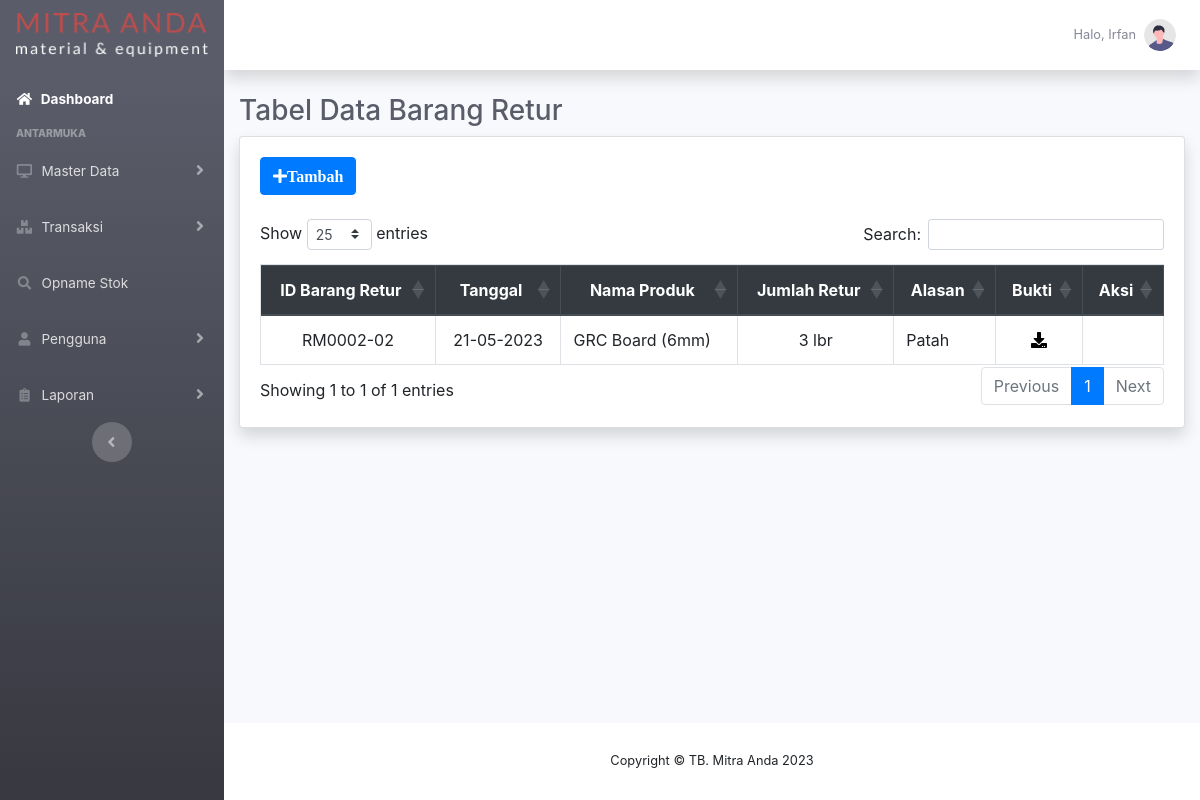
Page /php/modul/retur/databarangretur.php (signed in) on the committed database.
### tables this page shows
CREATE TABLE `tbretur` (
  `idBarangRetur` varchar(9) NOT NULL,
  `idDetailMasuk` varchar(8) NOT NULL,
  `tanggalRetur` date NOT NULL,
  `idProduk` int(11) NOT NULL,
  `jumlahRetur` int(11) NOT NULL,
  `Alasan` varchar(256) NOT NULL,
  `Bukti` mediumblob NOT NULL,
  `Format` varchar(100) NOT NULL,
  `Status` tinyint(1) NOT NULL
);

CREATE TABLE `tbproduk` (
  `idProduk` int(11) NOT NULL,
  `Produk` varchar(256) NOT NULL,
  `idSatuan` int(11) NOT NULL,
  `hargaJual` int(11) NOT NULL,
  `stokProduk` int(11) NOT NULL,
  `Status` tinyint(1) NOT NULL
);

CREATE TABLE `tbsatuan` (
  `idSatuan` int(11) NOT NULL,
  `Satuan` varchar(10) NOT NULL,
  `Status` tinyint(1) NOT NULL
);

### php/modul/retur/databarangretur.php (the view, shortened to what this page needs)
<?php
    require '../../fungsi.php';
?>
<!DOCTYPE html>
<html lang="en">
    <head>
        <link href="../../../vendor/fontawesome-free/css/all.min.css" rel="stylesheet" type="text/css">
        <link href="../../../css/sb-admin-2.css" rel="stylesheet">
        <link rel="stylesheet" href="https://maxcdn.bootstrapcdn.com/bootstrap/4.5.2/css/bootstrap.min.css">
        <link rel="stylesheet" type="text/css" href="https://cdnjs.cloudflare.com/ajax/libs/twitter-bootstrap/4.5.2/css/bootstrap.css">
        <link rel="stylesheet" type="text/css" href="https://cdn.datatables.net/1.13.4/css/dataTables.bootstrap4.min.css">
        <link rel="stylesheet" href="https://cdn.jsdelivr.net/npm/bootstrap-select@1.13.14/dist/css/bootstrap-select.min.css">
        <link rel="stylesheet" type="text/css" href="https://cdn.datatables.net/buttons/1.6.5/css/buttons.dataTables.min.css">
    </head>
    <body id="page-top">
        <div id="wrapper">
            <ul class="navbar-nav bg-gradient-dark sidebar sidebar-dark accordion" id="accordionSidebar">
                <a class="sidebar-brand d-flex align-items-center justify-content-center" href="../../index.php">
                    <img class="img-fluid" src="../../../assets/img/logotext.png"></img>
                </a>
                <li class="nav-item active">
                    <a class="nav-link" href="../../index.php">
                        <i class="fas fa-fw fa-home"></i>
                        <span>Dashboard</span></a>
                </li>
                <div class="sidebar-heading">
                    Antarmuka
                </div>
				<li class="nav-item">
					<a class="nav-link collapsed" href="#" data-toggle="collapse" data-target="#collapseMaster"
					aria-expanded="true" aria-controls="collapseMaster">
						<i class="fas fa-fw fa-desktop"></i>
						<span>Master Data</span>
					</a>
				</li>
                <li class="nav-item">
                    <a class="nav-link collapsed" href="#" data-toggle="collapse" data-target="#collapseStok"
                        aria-expanded="true" aria-controls="collapseStok">
                            <i class="fas fa-fw fa-boxes"></i>
                            <span>Transaksi</span>
                    </a>
                </li>
				 <?php
                    $jabatan=$_SESSION['Jabatan']=='Owner';
                    $jabatan2=$_SESSION['Jabatan']=='Checker';
                    if($jabatan OR $jabatan2){
                ?>
                <li class="nav-item">
                    <a class="nav-link" href="../opname/dataopname.php">
                    <i class="fas fa-fw fa-search"></i>
                    <span>Opname Stok</span></a>
                </li>
				 <?php
					}
                ?>
                <li class="nav-item">
                    <a class="nav-link collapsed" href="#" data-toggle="collapse" data-target="#collapsePengguna"
                    aria-expanded="true" aria-controls="collapsePengguna">
                        <i class="fas fa-fw fa-user"></i>
                        <span>Pengguna</span>
                    </a>
                </li>
				<li class="nav-item">
					<a class="nav-link collapsed" href="#" data-toggle="collapse" data-target="#collapseLaporan"
					aria-expanded="true" aria-controls="collapseLaporan">
						<i class="fas fa-fw fa-clipboard-list"></i>
						<span>Laporan</span>
					</a>
				</li>
                <div class="text-center d-none d-md-inline">
                    <button class="rounded-circle border-0" id="sidebarToggle"></button>
                </div>
            </ul>
            <div id="content-wrapper" class="d-flex flex-column">
                <div id="content">
                    <nav class="navbar navbar-expand navbar-light bg-white topbar mb-4 static-top shadow">
                        <ul class="navbar-nav ml-auto">
                            <li class="nav-item dropdown no-arrow">
                                <a class="nav-link dropdown-toggle" href="#" id="userDropdown" role="button"
                                    data-toggle="dropdown" aria-haspopup="true" aria-expanded="false">
                                    <span class="mr-2 d-none d-lg-inline text-gray-600 small"><?php echo 'Halo, '. $_SESSION['Nama'];?></span>
                                    <img class="img-profile rounded-circle"
                                        src="../../../assets/img/undraw_profile.svg">
                                </a>
                            </li>
                        </ul>
                    </nav>
                    <div class="container-fluid">
                        <h1 class="h3 mb-2 text-gray-800">Tabel Data Barang Retur</h1>
                        <div class="card shadow mb-4">
                            <div class="card-body">
                                <button type="button" class="btn btn-primary" data-toggle="modal" data-target="#tambah">
                                    <i class="fas fa-plus">Tambah</i>
                                </button>
                                <br><br>
                                <div id="datatables">
                                    <table class="table table-stripped table-bordered table-hover" id="dtRetur" width="100%" cellspacing="0">
                                        <thead class="thead-dark">
                                            <tr>
                                                <th class="text-center">ID Barang Retur</th>
                                                <th class="text-center">Tanggal</th>
                                                <th class="text-center">Nama Produk</th>
                                                <th class="text-center">Jumlah Retur</th>
                                                <th class="text-center">Alasan</th>
                                                <th class="text-center">Bukti</th>
                                                <th class="text-center">Aksi</th>
                                            </tr>
                                        </thead>
                                        <tbody>
                                            <?php
                                                $tampilDataRetur= mysqli_query($conn,"SELECT *,tbretur.Status AS Stat FROM tbretur
                                                INNER JOIN tbdetailmasuk ON tbretur.idDetailMasuk=tbdetailmasuk.idDetailMasuk
                                                INNER JOIN tbproduk ON tbretur.idProduk=tbproduk.idProduk
                                                INNER JOIN tbsatuan ON tbproduk.idSatuan=tbsatuan.idSatuan
                                                ORDER BY idBarangRetur DESC;");
                                                while($data=mysqli_fetch_array($tampilDataRetur)){
                                                    $idBarangRetur = $data['idBarangRetur'];
                                                    $tanggalRetur= date('d-m-Y', strtotime($data['tanggalRetur']));
                                                    $Produk =$data['Produk'];
                                                    $jumlahRetur =$data['jumlahRetur'];
                                                    $Satuan=$data['Satuan'];
                                                    $Alasan =$data['Alasan'];
                                                    $Status =(int) $data['Stat'];
                                            ?>
                                            <tr>
                                                <td class="text-center"><?=$idBarangRetur;?></td>
                                                <td class="text-center"><?=$tanggalRetur;?></td>
                                                <td><?=$Produk;?></td>
                                                <td class="text-center"><?=$jumlahRetur.' '.$Satuan;?></td>
                                                <td><?=$Alasan;?></td>
                                                <td class="text-center">
                                                    <a href="downloadbuktiretur.php?id=<?php echo $idBarangRetur;?>" target="_blank"><i class="fas fa-fw fa-download" style="color: #000000;"></i></a>
                                                </td>
                                                <?php if($Status == 0){?>
                                                <td class="text-center">
                                                    <button type="button" class="btn btn-success btn-sm mb-4" data-toggle="modal" data-target="#confirm-<?=$idBarangRetur;?>">
                                                        <i class="fas fa-check">Confirm</i>
                                                    </button>
                                                    <button type="button" class="btn btn-danger btn-sm mb-4" data-toggle="modal" data-target="#delete-<?=$idBarangRetur;?>">
                                                        <i class="fas fa-times">Delete</i>
                                                    </button>
                                                </td>
                                                <?php } else{?>
                                                    <td class="text-center"></td>
                                                <?php }?>
                                            </tr>
                                            <?php
                                                };
                                            ?>
                                        </tbody>
                                    </table>
                                </div>
                            </div>
                            </div>
                        </div>
                    </div>
                <footer class="sticky-footer bg-white">
                    <div class="container my-auto">
                        <div class="copyright text-center my-auto">
                            <span>Copyright &copy; TB. Mitra Anda 2023</span>
                        </div>
                    </div>
                </footer>
            </div>
        </div>
    </body>
</html>

### rows in the picture
tbretur: idBarangRetur "RM0002-02", tanggalRetur "21-05-2023", idProduk.Produk "GRC Board (6mm)", jumlahRetur "3", tbsatuan.Satuan "lbr", Alasan "Patah"

### other values in the picture
$_SESSION['Nama'] "Irfan"
